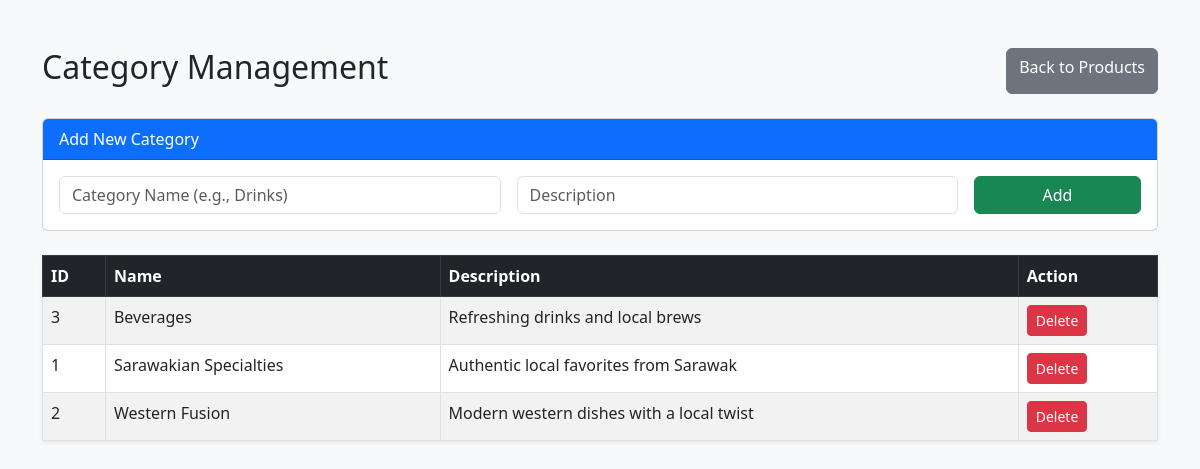
Screenshot of /manage_categories.php (signed in) with the database file from the repository.
### tables this page shows
CREATE TABLE `categories` (
  `category_id` int(11) NOT NULL,
  `name` varchar(255) NOT NULL,
  `description` text DEFAULT NULL,
  `created_at` datetime DEFAULT current_timestamp()
);

### manage_categories.php (the view, shortened to what this page needs)
<?php
include 'db_connect.php';
$categories = mysqli_query($conn, "SELECT * FROM categories ORDER BY name ASC");
?>
<!DOCTYPE html>
<html lang="en">
<head>
    <link href="https://cdn.jsdelivr.net/npm/bootstrap@5.3.0/dist/css/bootstrap.min.css" rel="stylesheet">
</head>
<body class="bg-light">
    <div class="container mt-5">
        <div class="d-flex justify-content-between mb-4">
            <h2>Category Management</h2>
            <a href="admin_dashboard.php" class="btn btn-secondary">Back to Products</a>
        </div>
        <div class="card mb-4">
            <div class="card-header bg-primary text-white">Add New Category</div>
            <div class="card-body">
                <form action="manage_categories.php" method="POST" class="row g-3">
                    <div class="col-md-5">
                        <input type="text" name="cat_name" class="form-control" placeholder="Category Name (e.g., Drinks)" required>
                    </div>
                    <div class="col-md-5">
                        <input type="text" name="cat_desc" class="form-control" placeholder="Description">
                    </div>
                    <div class="col-md-2">
                        <button type="submit" name="add_category" class="btn btn-success w-100">Add</button>
                    </div>
                </form>
            </div>
        </div>
        <table class="table table-bordered table-striped shadow-sm bg-white">
            <thead class="table-dark">
                <tr>
                    <th>ID</th>
                    <th>Name</th>
                    <th>Description</th>
                    <th>Action</th>
                </tr>
            </thead>
            <tbody>
                <?php while($cat = mysqli_fetch_assoc($categories)): ?>
                <tr>
                    <td><?php echo $cat['category_id']; ?></td>
                    <td><?php echo $cat['name']; ?></td>
                    <td><?php echo $cat['description']; ?></td>
                    <td>
                        <a href="?delete=<?php echo $cat['category_id']; ?>"
                           class="btn btn-danger btn-sm"
                           onclick="return confirm('Delete this category? Products in this category may become orphaned.')">
                           Delete
                        </a>
                    </td>
                </tr>
                <?php endwhile; ?>
            </tbody>
        </table>
    </div>
</body>
</html>

### rows the page displays
categories: category_id "3", name "Beverages", description "Refreshing drinks and local brews"
categories: category_id "1", name "Sarawakian Specialties", description "Authentic local favorites from Sarawak"
categories: category_id "2", name "Western Fusion", description "Modern western dishes with a local twist"
